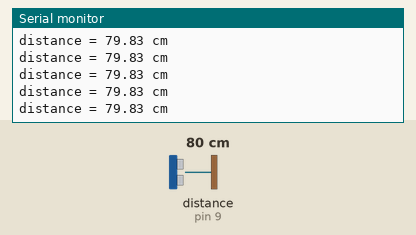
This sketch was run on a simulated Arduino Uno, built with avr-gcc and run on an emulated ATmega328P. On the bench: the last lines printed to the serial monitor. Wiring (inferred from the names in the program): ultrasonic range finder: trigger pin 10; echo pin 9. The inputs (shaded band) are chosen by the test bench; at power-on: distance to the obstacle (sensor on pin 9) 80 cm. The echo pulse lasts 58.3 µs per cm.

Above: at 1.2 s.
1.3 s: distance to the obstacle (sensor on pin 9) set to 2 cm
At 1.9 s:
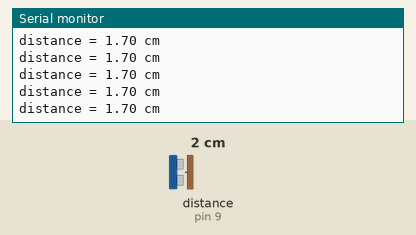
4.3 s: distance to the obstacle (sensor on pin 9) set to 120 cm
At 5.2 s:
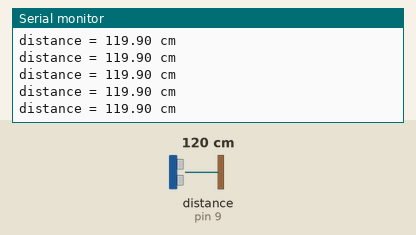
7.3 s: distance to the obstacle (sensor on pin 9) set to 4 cm
At 7.9 s:
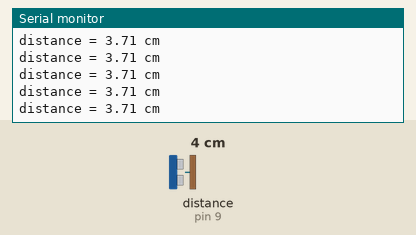
10.3 s: distance to the obstacle (sensor on pin 9) set to 18 cm
At 10.8 s:
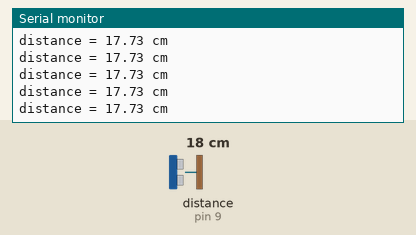
Timing chart, 0 to 13.3 s (numbered marks = the images above; inputs shaded):
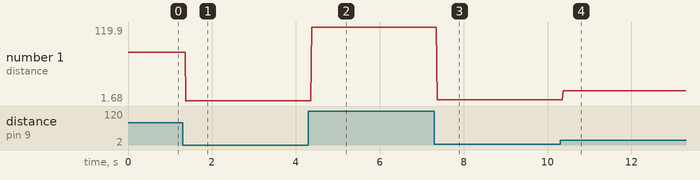

The sketch:

Ultrasonic_Sensor.ino
```cpp
/*
 * This is code for an HC-SR04 ultrasoinic sensor useing an arduino.
 */


// define variables and set up pins (do not have to be PWM)
int trigger = 10;
int echo = 9;

// define variables to hold distance
int duration = 0;
float distance = 0.0;


void setup() {

Serial.begin(9600); // set up ther serial monitor

// setup utrasonic sensor pin types
pinMode(trigger, OUTPUT);
pinMode(echo, INPUT);

}

void loop() {

  //turn off sensor
  digitalWrite(trigger, LOW);         // turn off ping
  delayMicroseconds(2);              // wait 2 microseconds

  //send trigger ping
  digitalWrite(trigger ,HIGH);        // send ping
  delayMicroseconds(10);             // wait 10 microseconds
  digitalWrite(trigger, LOW);         // turn off ping

  //get data and calculate distance
  duration = pulseIn(echo, HIGH);       // receive ping
  distance = ((float)(duration))/58.2;  // calculate ping

  //display distance on serial monitor when the Arduino is plugged in
  Serial.print("distance = ");       //tell the serial monitor to say distance =
  Serial.print(distance);            //print the distance on the same line
  Serial.println(" cm");             //print the label: cm and make a new line

}
```

Measured:
- after the input at 1.3 s, the serial monitor: prints a new line after 0.08 s (image 1)
- after the input at 4.3 s, the serial monitor: prints a new line after 0.08 s (image 2)
- after the input at 7.3 s, the serial monitor: prints a new line after 0.07 s (image 3)
- after the input at 10.3 s, the serial monitor: prints a new line after 0.07 s (image 4)
- plotted number 1: 79.83 → 1.7 after the input at 1.3 s, 1.7 → 119.9 after the input at 4.3 s, 119.9 → 3.71 after the input at 7.3 s, 3.71 → 17.73 after the input at 10.3 s
